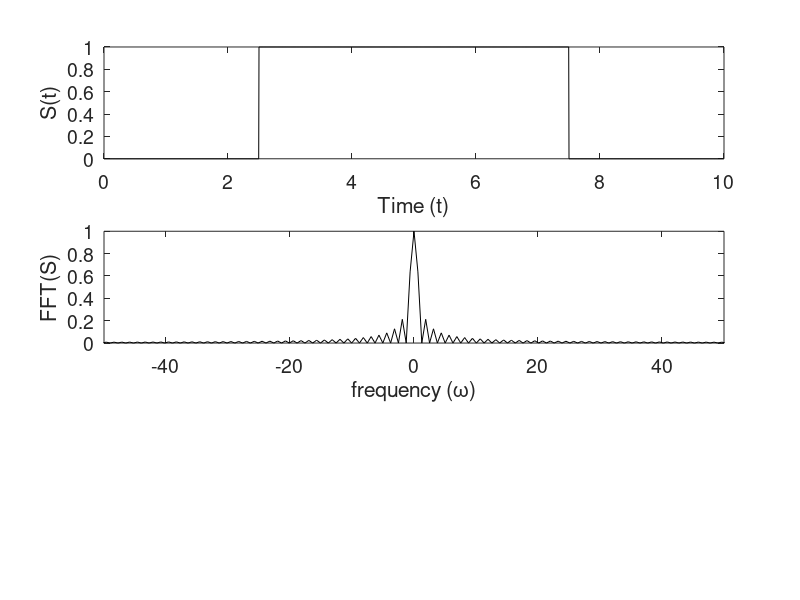
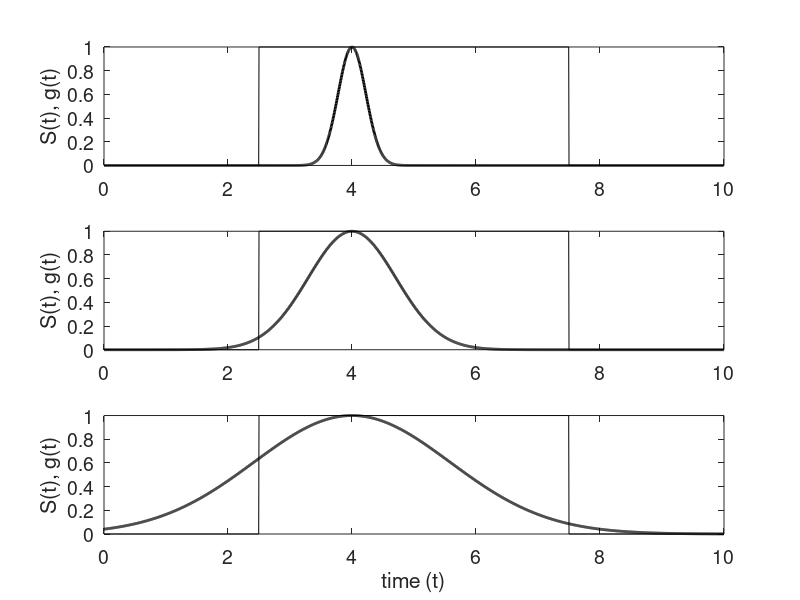
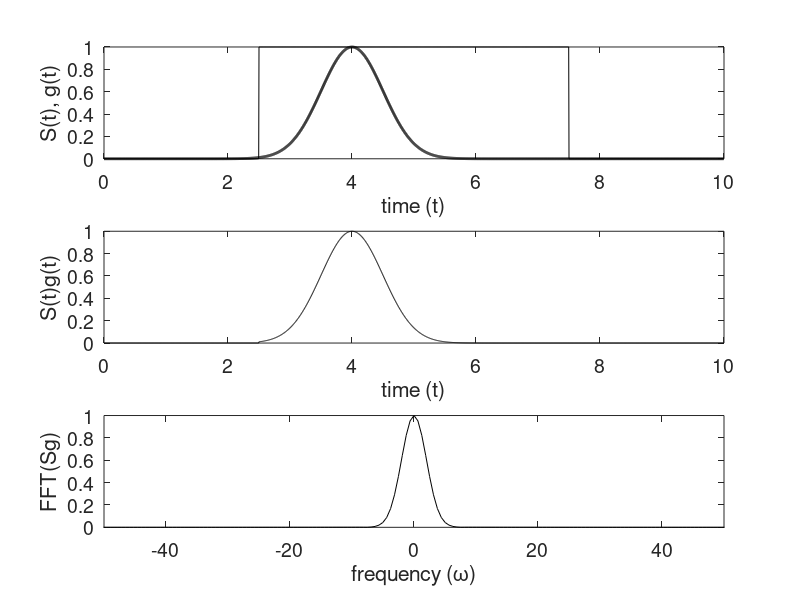
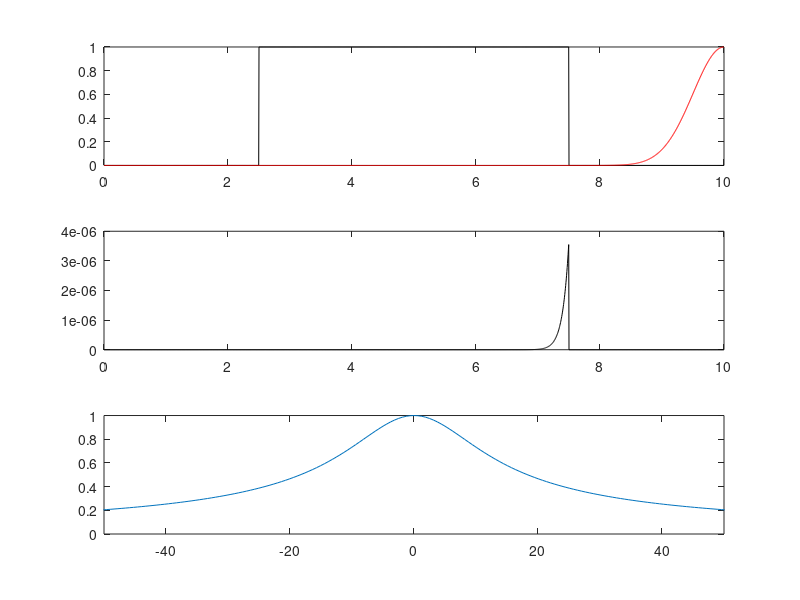

Write the MATLAB code that produced these figures, in order.
clear all; close all; clc
L=10; n=2048;
t2=linspace(0,L,n+1); t=t2(1:n);
k=(2*pi/L)*[0:n/2-1 -n/2:-1]; ks=fftshift(k);
%S=(3*sin(2*t)+0.5*tanh(0.5*(t-3))+ 0.2*exp(-(t-4).^2)+1.5*sin(5*t)+4*cos(3*(t-6).^2))/10+(t/20).^3;

S =[zeros(1,n/4) ones(1,n/2) zeros(1,n/4)];

St=fft(S);

figure(1)
subplot(3,1,1) % Time domain
plot(t,S,'k')
set(gca,'Fontsize',[14]),
xlabel('Time (t)'), ylabel('S(t)')

subplot(3,1,2) % Fourier domain
plot(ks,abs(fftshift(St))/max(abs(St)),'k');
axis([-50 50 0 1])
set(gca,'Fontsize',[14])
xlabel('frequency (\omega)'), ylabel('FFT(S)')

figure(2)
width=[10 1 0.2];
for j=1:3
  g=exp(-width(j)*(t-4).^2);
  subplot(3,1,j)
  plot(t,S,'k'), hold on
  plot(t,g,'k','Linewidth',[2])
  set(gca,'Fontsize',[14])
  ylabel('S(t), g(t)')
end
xlabel('time (t)')

figure(3)
g=exp(-2*(t-4).^2);
Sg=g.*S;
Sgt=fft(Sg);
subplot(3,1,1), plot(t,S,'k'), hold on
plot(t,g,'k','Linewidth',[2])
set(gca,'Fontsize',[14])
ylabel('S(t), g(t)'), xlabel('time (t)')
subplot(3,1,2), plot(t,Sg,'k')
set(gca,'Fontsize',[14])
ylabel('S(t)g(t)'), xlabel('time (t)')
subplot(3,1,3), plot(ks,abs(fftshift(Sgt))/max(abs(Sgt)),'k')
axis([-50 50 0 1])
set(gca,'Fontsize',[14])
ylabel('FFT(Sg)'), xlabel('frequency (\omega)')

figure(4)
Sgt_spec=[];
tslide=0:0.1:10;
for j=1:length(tslide)
  g=exp(-2*(t-tslide(j)).^2); % Gabor
  Sg=g.*S; Sgt=fft(Sg);
  Sgt_spec=[Sgt_spec; abs(fftshift(Sgt))];
  subplot(3,1,1), plot(t,S,'k',t,g,'r')
  subplot(3,1,2), plot(t,Sg,'k')
  subplot(3,1,3), plot(ks,abs(fftshift(Sgt))/max(abs(Sgt)))
  axis([-50 50 0 1])
  drawnow
  pause(0.1)
end

figure(5)
pcolor(tslide,ks,Sgt_spec.'), shading interp
set(gca,'Ylim',[-50 50],'Fontsize',[14])
colormap(hot)
xlabel('t')
ylabel('\omega')
colorbar
